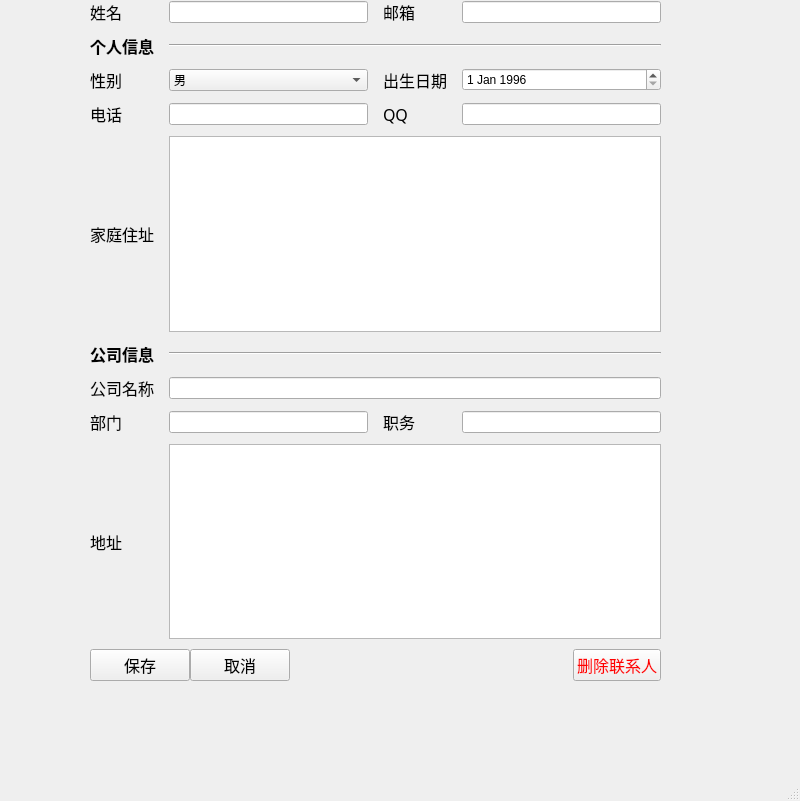
<?xml version="1.0" encoding="UTF-8"?>
<ui version="4.0">
 <class>MainWindow</class>
 <widget class="QMainWindow" name="MainWindow">
  <property name="geometry">
   <rect>
    <x>0</x>
    <y>0</y>
    <width>800</width>
    <height>801</height>
   </rect>
  </property>
  <property name="windowTitle">
   <string>MainWindow</string>
  </property>
  <widget class="QWidget" name="centralwidget">
   <widget class="QWidget" name="widget_2" native="true">
    <property name="enabled">
     <bool>true</bool>
    </property>
    <property name="geometry">
     <rect>
      <x>90</x>
      <y>0</y>
      <width>571</width>
      <height>681</height>
     </rect>
    </property>
    <property name="cursor">
     <cursorShape>ArrowCursor</cursorShape>
    </property>
    <property name="focusPolicy">
     <enum>Qt::NoFocus</enum>
    </property>
    <property name="acceptDrops">
     <bool>false</bool>
    </property>
    <property name="autoFillBackground">
     <bool>false</bool>
    </property>
    <layout class="QGridLayout" name="gridLayout">
     <property name="horizontalSpacing">
      <number>15</number>
     </property>
     <property name="verticalSpacing">
      <number>10</number>
     </property>
     <item row="0" column="0">
      <widget class="QLabel" name="label_14">
       <property name="font">
        <font>
         <family>黑体</family>
         <pointsize>12</pointsize>
        </font>
       </property>
       <property name="text">
        <string>姓名</string>
       </property>
      </widget>
     </item>
     <item row="0" column="1">
      <widget class="QLineEdit" name="lineEdit">
       <property name="text">
        <string/>
       </property>
      </widget>
     </item>
     <item row="0" column="2">
      <widget class="QLabel" name="label_3">
       <property name="font">
        <font>
         <family>黑体</family>
         <pointsize>12</pointsize>
        </font>
       </property>
       <property name="text">
        <string>邮箱</string>
       </property>
      </widget>
     </item>
     <item row="0" column="3">
      <widget class="QLineEdit" name="lineEdit_3"/>
     </item>
     <item row="1" column="0">
      <widget class="QLabel" name="labelPrivate">
       <property name="font">
        <font>
         <family>黑体</family>
         <pointsize>12</pointsize>
         <weight>75</weight>
         <italic>false</italic>
         <bold>true</bold>
        </font>
       </property>
       <property name="text">
        <string>个人信息</string>
       </property>
      </widget>
     </item>
     <item row="1" column="1" colspan="3">
      <widget class="Line" name="line">
       <property name="orientation">
        <enum>Qt::Horizontal</enum>
       </property>
      </widget>
     </item>
     <item row="2" column="0">
      <widget class="QLabel" name="label_2">
       <property name="font">
        <font>
         <family>黑体</family>
         <pointsize>12</pointsize>
        </font>
       </property>
       <property name="text">
        <string>性别</string>
       </property>
      </widget>
     </item>
     <item row="2" column="1">
      <widget class="QComboBox" name="comboBoxsex">
       <item>
        <property name="text">
         <string>男</string>
        </property>
       </item>
       <item>
        <property name="text">
         <string>女</string>
        </property>
       </item>
      </widget>
     </item>
     <item row="2" column="2">
      <widget class="QLabel" name="label_5">
       <property name="font">
        <font>
         <family>黑体</family>
         <pointsize>12</pointsize>
        </font>
       </property>
       <property name="text">
        <string>出生日期</string>
       </property>
      </widget>
     </item>
     <item row="2" column="3">
      <widget class="QDateEdit" name="dateEdit">
       <property name="dateTime">
        <datetime>
         <hour>0</hour>
         <minute>0</minute>
         <second>0</second>
         <year>1996</year>
         <month>1</month>
         <day>1</day>
        </datetime>
       </property>
      </widget>
     </item>
     <item row="3" column="0">
      <widget class="QLabel" name="label_6">
       <property name="font">
        <font>
         <family>黑体</family>
         <pointsize>12</pointsize>
        </font>
       </property>
       <property name="text">
        <string>电话</string>
       </property>
      </widget>
     </item>
     <item row="3" column="1">
      <widget class="QLineEdit" name="lineEdit_5"/>
     </item>
     <item row="3" column="2">
      <widget class="QLabel" name="label_7">
       <property name="font">
        <font>
         <family>黑体</family>
         <pointsize>12</pointsize>
        </font>
       </property>
       <property name="text">
        <string>QQ</string>
       </property>
      </widget>
     </item>
     <item row="3" column="3">
      <widget class="QLineEdit" name="lineEdit_6"/>
     </item>
     <item row="4" column="0">
      <widget class="QLabel" name="label_8">
       <property name="font">
        <font>
         <family>黑体</family>
         <pointsize>12</pointsize>
        </font>
       </property>
       <property name="text">
        <string>家庭住址</string>
       </property>
      </widget>
     </item>
     <item row="5" column="0">
      <widget class="QLabel" name="labelCompany">
       <property name="font">
        <font>
         <family>黑体</family>
         <pointsize>12</pointsize>
         <weight>75</weight>
         <bold>true</bold>
        </font>
       </property>
       <property name="text">
        <string>公司信息</string>
       </property>
      </widget>
     </item>
     <item row="5" column="1" colspan="3">
      <widget class="Line" name="line_2">
       <property name="orientation">
        <enum>Qt::Horizontal</enum>
       </property>
      </widget>
     </item>
     <item row="6" column="0">
      <widget class="QLabel" name="labelcom_2">
       <property name="font">
        <font>
         <family>黑体</family>
         <pointsize>12</pointsize>
        </font>
       </property>
       <property name="text">
        <string>公司名称</string>
       </property>
      </widget>
     </item>
     <item row="7" column="0">
      <widget class="QLabel" name="label_11">
       <property name="font">
        <font>
         <family>黑体</family>
         <pointsize>12</pointsize>
        </font>
       </property>
       <property name="text">
        <string>部门</string>
       </property>
      </widget>
     </item>
     <item row="7" column="1">
      <widget class="QLineEdit" name="lineEdit_8"/>
     </item>
     <item row="7" column="2">
      <widget class="QLabel" name="label_12">
       <property name="font">
        <font>
         <family>黑体</family>
         <pointsize>12</pointsize>
        </font>
       </property>
       <property name="text">
        <string>职务</string>
       </property>
      </widget>
     </item>
     <item row="7" column="3">
      <widget class="QLineEdit" name="lineEdit_9"/>
     </item>
     <item row="8" column="0">
      <widget class="QLabel" name="label_13">
       <property name="font">
        <font>
         <family>黑体</family>
         <pointsize>12</pointsize>
        </font>
       </property>
       <property name="text">
        <string>地址</string>
       </property>
      </widget>
     </item>
     <item row="9" column="0" colspan="4">
      <layout class="QHBoxLayout" name="horizontalLayout">
       <item>
        <widget class="QPushButton" name="pushButton_2">
         <property name="minimumSize">
          <size>
           <width>100</width>
           <height>0</height>
          </size>
         </property>
         <property name="maximumSize">
          <size>
           <width>120</width>
           <height>16777215</height>
          </size>
         </property>
         <property name="font">
          <font>
           <family>黑体</family>
           <pointsize>12</pointsize>
          </font>
         </property>
         <property name="text">
          <string>保存</string>
         </property>
        </widget>
       </item>
       <item>
        <widget class="QPushButton" name="pushButton_3">
         <property name="minimumSize">
          <size>
           <width>100</width>
           <height>0</height>
          </size>
         </property>
         <property name="maximumSize">
          <size>
           <width>120</width>
           <height>16777215</height>
          </size>
         </property>
         <property name="font">
          <font>
           <family>黑体</family>
           <pointsize>12</pointsize>
          </font>
         </property>
         <property name="text">
          <string>取消</string>
         </property>
        </widget>
       </item>
       <item>
        <spacer name="horizontalSpacer">
         <property name="orientation">
          <enum>Qt::Horizontal</enum>
         </property>
         <property name="sizeHint" stdset="0">
          <size>
           <width>40</width>
           <height>20</height>
          </size>
         </property>
        </spacer>
       </item>
       <item>
        <widget class="QPushButton" name="pushButton_4">
         <property name="font">
          <font>
           <family>黑体</family>
           <pointsize>12</pointsize>
          </font>
         </property>
         <property name="styleSheet">
          <string notr="true">color: rgb(255, 0, 0);</string>
         </property>
         <property name="text">
          <string>删除联系人</string>
         </property>
        </widget>
       </item>
      </layout>
     </item>
     <item row="8" column="1" colspan="3">
      <widget class="QTextEdit" name="textEdit_2"/>
     </item>
     <item row="4" column="1" colspan="3">
      <widget class="QTextEdit" name="textEdit"/>
     </item>
     <item row="6" column="1" colspan="3">
      <widget class="QLineEdit" name="lineEdit_7"/>
     </item>
    </layout>
   </widget>
  </widget>
  <widget class="QMenuBar" name="menubar">
   <property name="geometry">
    <rect>
     <x>0</x>
     <y>0</y>
     <width>800</width>
     <height>26</height>
    </rect>
   </property>
  </widget>
  <widget class="QStatusBar" name="statusbar"/>
 </widget>
 <resources/>
 <connections/>
</ui>
